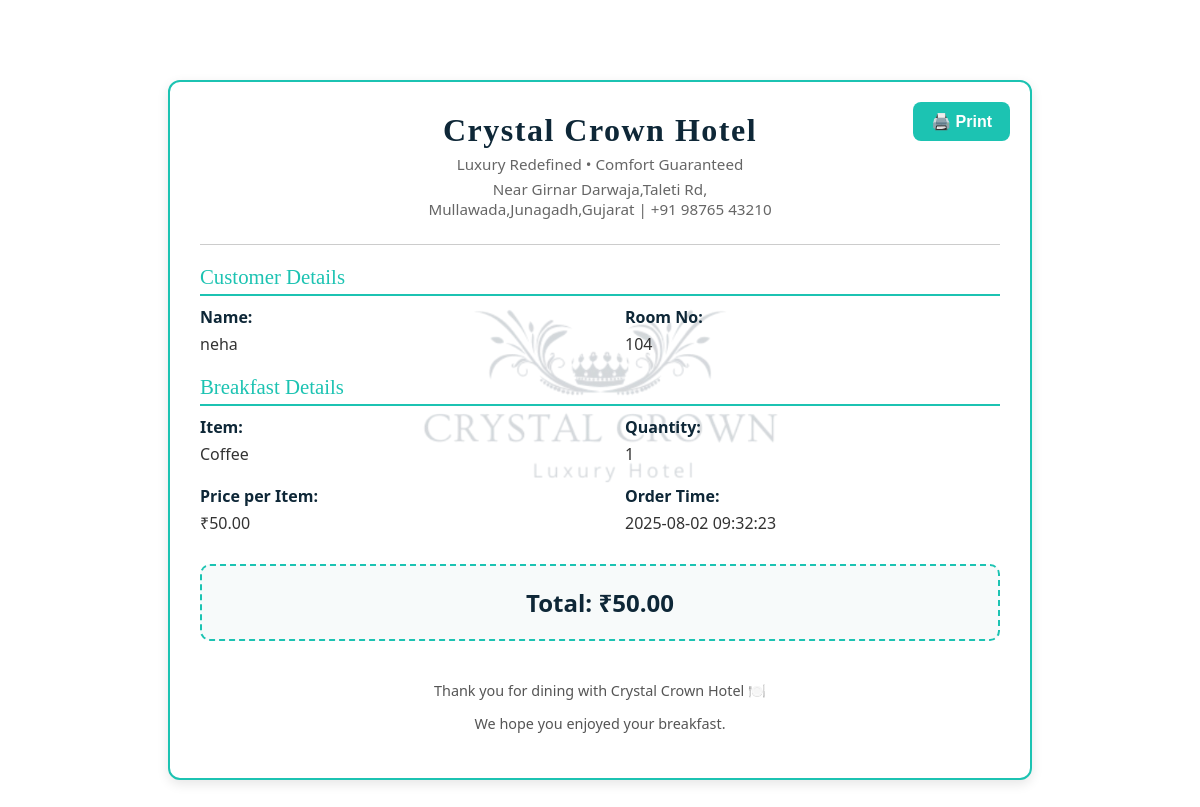
Page /project/client/brekfast_bill.php?id=1 on the committed database.
### tables this page shows
CREATE TABLE `breakfast_orders` (
  `id` int(11) NOT NULL,
  `customer_name` varchar(100) DEFAULT NULL,
  `room_number` varchar(20) DEFAULT NULL,
  `item` varchar(100) DEFAULT NULL,
  `quantity` int(11) DEFAULT NULL,
  `price` decimal(10,2) DEFAULT NULL,
  `total` decimal(10,2) DEFAULT NULL,
  `order_time` timestamp NOT NULL DEFAULT current_timestamp()
);

### project/client/brekfast_bill.php (the view, shortened to what this page needs)
<?php
$conn = mysqli_connect("localhost", "root", "", "crystal_crown_hotel");
$orderId = isset($_GET['id']) ? intval($_GET['id']) : 0;
$sql = "SELECT * FROM breakfast_orders WHERE id = $orderId";
$result = mysqli_query($conn, $sql);
$order = mysqli_fetch_assoc($result);
?>
<!DOCTYPE html>
<html lang="en">
<head>
<link rel="stylesheet" href="food_bill_design.css">
</head>
<body>
<div class="container">
<button id="printBtn">🖨️ Print</button>
<div class="header">
<h1>Crystal Crown Hotel</h1>
<p>Luxury Redefined • Comfort Guaranteed</p>
<p>Near Girnar Darwaja,Taleti Rd,<br>Mullawada,Junagadh,Gujarat | +91 98765 43210</p>
</div>
<hr>
<div class="section">
<div class="section-title">Customer Details</div>
<div class="info-grid">
<div class="info-item"><strong>Name:</strong><?= htmlspecialchars($order['customer_name']) ?></div>
<div class="info-item"><strong>Room No:</strong><?= htmlspecialchars($order['room_number']) ?></div>
</div>
</div>
<div class="section">
<div class="section-title">Breakfast Details</div>
<div class="info-grid">
<div class="info-item"><strong>Item:</strong><?= htmlspecialchars($order['item']) ?></div>
<div class="info-item"><strong>Quantity:</strong><?= $order['quantity'] ?></div>
<div class="info-item"><strong>Price per Item:</strong> ₹<?= number_format($order['price'], 2) ?></div>
<div class="info-item"><strong>Order Time:</strong><?= $order['order_time'] ?></div>
</div>
</div>
<div class="total-box">
      Total: ₹<?= number_format($order['total'], 2) ?>
</div>
<div class="footer">
<p>Thank you for dining with Crystal Crown Hotel 🍽️</p>
<p>We hope you enjoyed your breakfast.</p>
</div>
</div>
</body>
</html>

### project/client/food_bill_design.css (style rules this page uses)
body { font-family: 'Segoe UI', Tahoma, sans-serif; background: #ffffff; margin: 0; padding: 40px; color: #1e2a38; position: relative; }
.container { position: relative; max-width: 800px; margin: 40px auto; padding: 30px; border: 2px solid #1cc3b2; border-radius: 12px; box-shadow: 0 4px 12px rgba(0,0,0,0.1); background: #fff; overflow: hidden; }
.container::before { content: ""; position: absolute; top: 50%; left: 50%; width: 400px; height: 400px; background: url('images/logo1.png') no-repeat center; background-size: contain; opacity: 0.18; transform: translate(-50%, -50%); z-index: 0; pointer-events: none; }
.section { position: relative; z-index: 1; }
.header { text-align: center; margin-bottom: 25px; }
.header h1 { font-family: 'Cinzel', serif; font-size: 2rem; margin: 0; color: #0e2737; letter-spacing: 1.5px; }
.header p { margin: 5px 0; font-size: 0.95rem; color: #666; }
hr { border: 0; height: 1px; background: #ccc; margin: 20px 0; }
.section-title { font-family: 'Cinzel', serif; font-size: 1.3rem; color: #1cc3b2; margin: 20px 0 10px; border-bottom: 2px solid #1cc3b2; padding-bottom: 5px; }
.info-grid { display: flex; flex-wrap: wrap; gap: 20px 50px; margin-bottom: 20px; }
.info-item { flex: 1 1 45%; font-size: 1rem; color: #333; }
.info-item strong { display: block; margin-bottom: 5px; color: #0e2737; }
.total-box { text-align: center; margin-top: 30px; padding: 20px; background: #f7fafa; border: 2px dashed #1cc3b2; border-radius: 10px; font-size: 1.5rem; font-weight: bold; color: #0e2737; }
.footer { text-align: center; margin-top: 40px; font-size: 0.9rem; color: #555; }
button#printBtn { position: absolute; top: 20px; right: 20px; background: #1cc3b2; border: none; color: white; padding: 10px 18px; border-radius: 8px; cursor: pointer; font-size: 1rem; font-weight: 600; transition: 0.3s; }

### rows in the picture
breakfast_orders: customer_name "neha", room_number "104", item "Coffee", quantity "1", price "50.00", order_time "2025-08-02 09:32:23", total "50.00"
